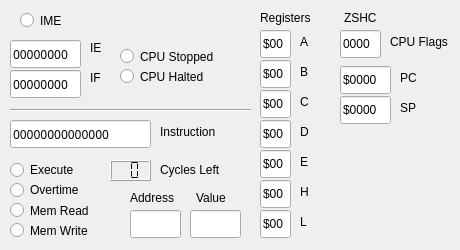
    <widget class="QWidget" name="tab_10">
     <attribute name="title">
      <string>Instr</string>
     </attribute>
     <widget class="QLineEdit" name="lineEdit_Instr_IE">
      <property name="geometry">
       <rect>
        <x>10</x>
        <y>40</y>
        <width>71</width>
        <height>28</height>
       </rect>
      </property>
      <property name="font">
       <font>
        <family>Ubuntu Mono</family>
       </font>
      </property>
      <property name="text">
       <string>00000000</string>
      </property>
     </widget>
     <widget class="QLineEdit" name="lineEdit_Instr_IF">
      <property name="geometry">
       <rect>
        <x>10</x>
        <y>70</y>
        <width>71</width>
        <height>28</height>
       </rect>
      </property>
      <property name="font">
       <font>
        <family>Ubuntu Mono</family>
       </font>
      </property>
      <property name="text">
       <string>00000000</string>
      </property>
     </widget>
     <widget class="QLabel" name="label_71">
      <property name="geometry">
       <rect>
        <x>90</x>
        <y>40</y>
        <width>16</width>
        <height>16</height>
       </rect>
      </property>
      <property name="text">
       <string>IE</string>
      </property>
     </widget>
     <widget class="QLabel" name="label_72">
      <property name="geometry">
       <rect>
        <x>90</x>
        <y>70</y>
        <width>21</width>
        <height>16</height>
       </rect>
      </property>
      <property name="text">
       <string>IF</string>
      </property>
     </widget>
     <widget class="QRadioButton" name="radioButton_Instr_IME">
      <property name="geometry">
       <rect>
        <x>20</x>
        <y>10</y>
        <width>51</width>
        <height>21</height>
       </rect>
      </property>
      <property name="text">
       <string>IME</string>
      </property>
      <property name="autoExclusive">
       <bool>false</bool>
      </property>
     </widget>
     <widget class="QLineEdit" name="lineEdit_Instr_Instruction">
      <property name="geometry">
       <rect>
        <x>10</x>
        <y>120</y>
        <width>141</width>
        <height>28</height>
       </rect>
      </property>
      <property name="font">
       <font>
        <family>Ubuntu Mono</family>
       </font>
      </property>
      <property name="text">
       <string>00000000000000</string>
      </property>
     </widget>
     <widget class="QLabel" name="label_73">
      <property name="geometry">
       <rect>
        <x>160</x>
        <y>124</y>
        <width>71</width>
        <height>16</height>
       </rect>
      </property>
      <property name="text">
       <string>Instruction</string>
      </property>
     </widget>
     <widget class="QLCDNumber" name="lcdNumber_Instr_Cycles">
      <property name="geometry">
       <rect>
        <x>110</x>
        <y>160</y>
        <width>41</width>
        <height>21</height>
       </rect>
      </property>
      <property name="digitCount">
       <number>2</number>
      </property>
      <property name="segmentStyle">
       <enum>QLCDNumber::Flat</enum>
      </property>
     </widget>
     <widget class="QLabel" name="label_74">
      <property name="geometry">
       <rect>
        <x>160</x>
        <y>162</y>
        <width>71</width>
        <height>16</height>
       </rect>
      </property>
      <property name="text">
       <string>Cycles Left</string>
      </property>
     </widget>
     <widget class="QRadioButton" name="radioButton_Instr_MemRead">
      <property name="geometry">
       <rect>
        <x>10</x>
        <y>200</y>
        <width>91</width>
        <height>21</height>
       </rect>
      </property>
      <property name="text">
       <string>Mem Read</string>
      </property>
      <property name="autoExclusive">
       <bool>false</bool>
      </property>
     </widget>
     <widget class="QRadioButton" name="radioButton_Instr_MemWrite">
      <property name="geometry">
       <rect>
        <x>10</x>
        <y>220</y>
        <width>101</width>
        <height>21</height>
       </rect>
      </property>
      <property name="text">
       <string>Mem Write</string>
      </property>
      <property name="autoExclusive">
       <bool>false</bool>
      </property>
     </widget>
     <widget class="QLineEdit" name="lineEdit_Instr_MemAddress">
      <property name="geometry">
       <rect>
        <x>130</x>
        <y>210</y>
        <width>51</width>
        <height>28</height>
       </rect>
      </property>
      <property name="toolTip">
       <string>&lt;html&gt;&lt;head/&gt;&lt;body&gt;&lt;p&gt;Set current &lt;span style=&quot; font-weight:600;&quot;&gt;Program Counter Breakpoint &lt;/span&gt;(base-16)&lt;/p&gt;&lt;/body&gt;&lt;/html&gt;</string>
      </property>
      <property name="text">
       <string/>
      </property>
      <property name="readOnly">
       <bool>false</bool>
      </property>
     </widget>
     <widget class="QLabel" name="label_75">
      <property name="geometry">
       <rect>
        <x>130</x>
        <y>190</y>
        <width>51</width>
        <height>16</height>
       </rect>
      </property>
      <property name="text">
       <string>Address</string>
      </property>
     </widget>
     <widget class="QRadioButton" name="radioButton_Instr_Execute">
      <property name="geometry">
       <rect>
        <x>10</x>
        <y>160</y>
        <width>81</width>
        <height>20</height>
       </rect>
      </property>
      <property name="text">
       <string>Execute</string>
      </property>
      <property name="autoExclusive">
       <bool>false</bool>
      </property>
     </widget>
     <widget class="QRadioButton" name="radioButton_Instr_Overtime">
      <property name="geometry">
       <rect>
        <x>10</x>
        <y>180</y>
        <width>101</width>
        <height>20</height>
       </rect>
      </property>
      <property name="text">
       <string>Overtime</string>
      </property>
      <property name="autoExclusive">
       <bool>false</bool>
      </property>
     </widget>
     <widget class="QLineEdit" name="lineEdit_Instr_MemValue">
      <property name="geometry">
       <rect>
        <x>190</x>
        <y>210</y>
        <width>51</width>
        <height>28</height>
       </rect>
      </property>
      <property name="toolTip">
       <string>&lt;html&gt;&lt;head/&gt;&lt;body&gt;&lt;p&gt;Set current &lt;span style=&quot; font-weight:600;&quot;&gt;Program Counter Breakpoint &lt;/span&gt;(base-16)&lt;/p&gt;&lt;/body&gt;&lt;/html&gt;</string>
      </property>
      <property name="text">
       <string/>
      </property>
      <property name="readOnly">
       <bool>false</bool>
      </property>
     </widget>
     <widget class="QLabel" name="label_76">
      <property name="geometry">
       <rect>
        <x>196</x>
        <y>190</y>
        <width>41</width>
        <height>16</height>
       </rect>
      </property>
      <property name="text">
       <string>Value</string>
      </property>
     </widget>
     <widget class="QLineEdit" name="lineEdit_rH">
      <property name="geometry">
       <rect>
        <x>260</x>
        <y>180</y>
        <width>31</width>
        <height>28</height>
       </rect>
      </property>
      <property name="text">
       <string>$00</string>
      </property>
      <property name="readOnly">
       <bool>true</bool>
      </property>
     </widget>
     <widget class="QLabel" name="label_5">
      <property name="geometry">
       <rect>
        <x>300</x>
        <y>124</y>
        <width>16</width>
        <height>16</height>
       </rect>
      </property>
      <property name="text">
       <string>D</string>
      </property>
     </widget>
     <widget class="QLineEdit" name="lineEdit_rE">
      <property name="geometry">
       <rect>
        <x>260</x>
        <y>150</y>
        <width>31</width>
        <height>28</height>
       </rect>
      </property>
      <property name="text">
       <string>$00</string>
      </property>
      <property name="readOnly">
       <bool>true</bool>
      </property>
     </widget>
     <widget class="QLineEdit" name="lineEdit_rB">
      <property name="geometry">
       <rect>
        <x>260</x>
        <y>60</y>
        <width>31</width>
        <height>28</height>
       </rect>
      </property>
      <property name="text">
       <string>$00</string>
      </property>
      <property name="readOnly">
       <bool>true</bool>
      </property>
     </widget>
     <widget class="QLabel" name="label_8">
      <property name="geometry">
       <rect>
        <x>300</x>
        <y>214</y>
        <width>16</width>
        <height>16</height>
       </rect>
      </property>
      <property name="text">
       <string>L</string>
      </property>
     </widget>
     <widget class="QLineEdit" name="lineEdit_rD">
      <property name="geometry">
       <rect>
        <x>260</x>
        <y>120</y>
        <width>31</width>
        <height>28</height>
       </rect>
      </property>
      <property name="text">
       <string>$00</string>
      </property>
      <property name="readOnly">
       <bool>true</bool>
      </property>
     </widget>
     <widget class="QLabel" name="label_4">
      <property name="geometry">
       <rect>
        <x>300</x>
        <y>94</y>
        <width>16</width>
        <height>16</height>
       </rect>
      </property>
      <property name="text">
       <string>C</string>
      </property>
     </widget>
     <widget class="QLineEdit" name="lineEdit_rL">
      <property name="geometry">
       <rect>
        <x>260</x>
        <y>210</y>
        <width>31</width>
        <height>28</height>
       </rect>
      </property>
      <property name="text">
       <string>$00</string>
      </property>
      <property name="readOnly">
       <bool>true</bool>
      </property>
     </widget>
     <widget class="QLabel" name="label_6">
      <property name="geometry">
       <rect>
        <x>300</x>
        <y>154</y>
        <width>16</width>
        <height>16</height>
       </rect>
      </property>
      <property name="text">
       <string>E</string>
      </property>
     </widget>
     <widget class="QLabel" name="label_2">
      <property name="geometry">
       <rect>
        <x>300</x>
        <y>34</y>
        <width>16</width>
        <height>16</height>
       </rect>
      </property>
      <property name="text">
       <string>A</string>
      </property>
     </widget>
     <widget class="QLabel" name="label_3">
      <property name="geometry">
       <rect>
        <x>300</x>
        <y>64</y>
        <width>16</width>
        <height>16</height>
       </rect>
      </property>
      <property name="text">
       <string>B</string>
      </property>
     </widget>
     <widget class="QLineEdit" name="lineEdit_rC">
      <property name="geometry">
       <rect>
        <x>260</x>
        <y>90</y>
        <width>31</width>
        <height>28</height>
       </rect>
      </property>
      <property name="text">
       <string>$00</string>
      </property>
      <property name="readOnly">
       <bool>true</bool>
      </property>
     </widget>
     <widget class="QLineEdit" name="lineEdit_rA">
      <property name="geometry">
       <rect>
        <x>260</x>
        <y>30</y>
        <width>31</width>
        <height>28</height>
       </rect>
      </property>
      <property name="text">
       <string>$00</string>
      </property>
      <property name="readOnly">
       <bool>true</bool>
      </property>
     </widget>
     <widget class="QLabel" name="label_7">
      <property name="geometry">
       <rect>
        <x>300</x>
        <y>184</y>
        <width>16</width>
        <height>16</height>
       </rect>
      </property>
      <property name="text">
       <string>H</string>
      </property>
     </widget>
     <widget class="QLabel" name="label">
      <property name="geometry">
       <rect>
        <x>260</x>
        <y>10</y>
        <width>58</width>
        <height>16</height>
       </rect>
      </property>
      <property name="text">
       <string>Registers</string>
      </property>
     </widget>
     <widget class="QRadioButton" name="radioButton_CpuHalted">
      <property name="geometry">
       <rect>
        <x>120</x>
        <y>66</y>
        <width>121</width>
        <height>21</height>
       </rect>
      </property>
      <property name="text">
       <string>CPU Halted</string>
      </property>
      <property name="checkable">
       <bool>true</bool>
      </property>
      <property name="autoExclusive">
       <bool>false</bool>
      </property>
     </widget>
     <widget class="QLineEdit" name="lineEdit_SP">
      <property name="geometry">
       <rect>
        <x>340</x>
        <y>96</y>
        <width>51</width>
        <height>28</height>
       </rect>
      </property>
      <property name="text">
       <string>$0000</string>
      </property>
      <property name="readOnly">
       <bool>true</bool>
      </property>
     </widget>
     <widget class="QLabel" name="label_10">
      <property name="geometry">
       <rect>
        <x>400</x>
        <y>70</y>
        <width>16</width>
        <height>16</height>
       </rect>
      </property>
      <property name="text">
       <string>PC</string>
      </property>
     </widget>
     <widget class="QLineEdit" name="lineEdit_rF">
      <property name="geometry">
       <rect>
        <x>340</x>
        <y>30</y>
        <width>41</width>
        <height>28</height>
       </rect>
      </property>
      <property name="text">
       <string>0000</string>
      </property>
      <property name="readOnly">
       <bool>true</bool>
      </property>
     </widget>
     <widget class="QLabel" name="label_11">
      <property name="geometry">
       <rect>
        <x>400</x>
        <y>100</y>
        <width>16</width>
        <height>16</height>
       </rect>
      </property>
      <property name="text">
       <string>SP</string>
      </property>
     </widget>
     <widget class="QLineEdit" name="lineEdit_PC">
      <property name="geometry">
       <rect>
        <x>340</x>
        <y>66</y>
        <width>51</width>
        <height>28</height>
       </rect>
      </property>
      <property name="text">
       <string>$0000</string>
      </property>
      <property name="readOnly">
       <bool>true</bool>
      </property>
     </widget>
     <widget class="QLabel" name="label_12">
      <property name="geometry">
       <rect>
        <x>390</x>
        <y>34</y>
        <width>61</width>
        <height>16</height>
       </rect>
      </property>
      <property name="text">
       <string>CPU Flags</string>
      </property>
     </widget>
     <widget class="QRadioButton" name="radioButton_CpuStopped">
      <property name="geometry">
       <rect>
        <x>120</x>
        <y>46</y>
        <width>121</width>
        <height>21</height>
       </rect>
      </property>
      <property name="text">
       <string>CPU Stopped</string>
      </property>
      <property name="checkable">
       <bool>true</bool>
      </property>
      <property name="autoExclusive">
       <bool>false</bool>
      </property>
     </widget>
     <widget class="QLabel" name="label_39">
      <property name="geometry">
       <rect>
        <x>344</x>
        <y>10</y>
        <width>41</width>
        <height>16</height>
       </rect>
      </property>
      <property name="text">
       <string>ZSHC</string>
      </property>
     </widget>
     <widget class="Line" name="line">
      <property name="geometry">
       <rect>
        <x>10</x>
        <y>100</y>
        <width>241</width>
        <height>20</height>
       </rect>
      </property>
      <property name="orientation">
       <enum>Qt::Horizontal</enum>
      </property>
     </widget>
    </widget>
